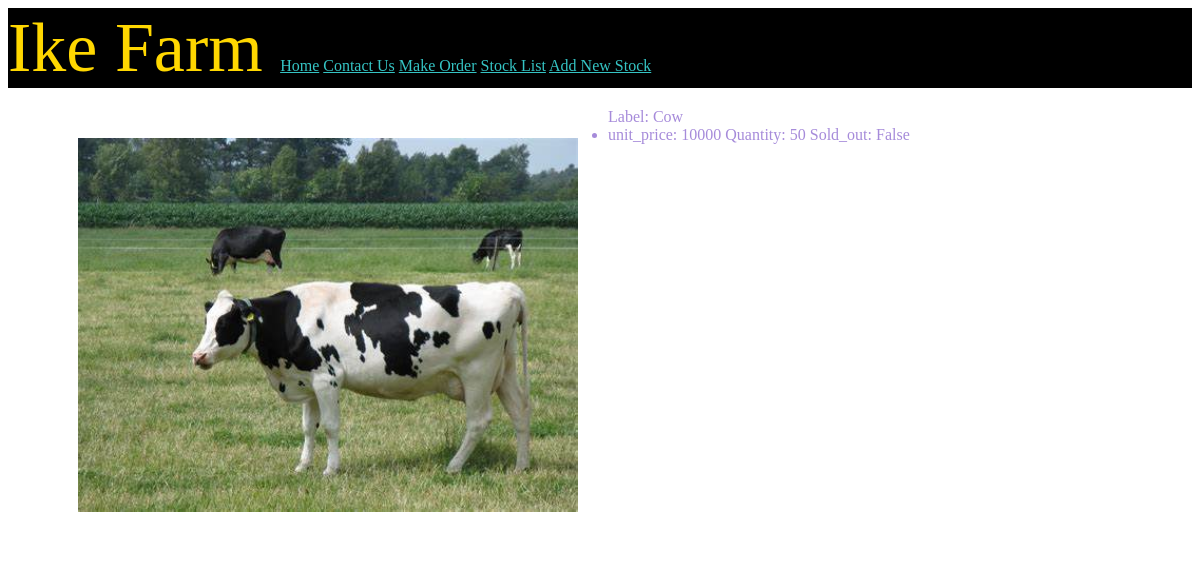
The app's page /stock_detail/12 with its own data.
### livestock/models.py (models this page shows)
class stock(models.Model):
    label = models.fields.CharField(max_length=50)
    unit_price = models.fields.CharField(max_length=10)
    quantity = models.fields.IntegerField()
    image = models.ImageField(upload_to='media/', blank=True, null=True)
    sold_out = models.fields.BooleanField()

### livestock/views.py (the view)
# urls.py: path('stock_detail/<int:id>',views.stock_detail,name='stock-detail'),
def stock_detail(request,id):
    Stock = stock.objects.get(id=id)
    return render(request,'livestock/stock_detail.html',{'Stock':Stock})

### livestock/templates/livestock/stock_detail.html
{% extends 'livestock/hello.html' %}
{% block content %}
<div>
<ul>
{% if Stock.image %}
    <h2><img src="{{ Stock.image.url}}" width=500></h2>
{% endif %}
    <l1>Label: {{Stock.label}}</l1>
<li>unit_price: {{Stock.unit_price}}</l1>
<l1>Quantity: {{Stock.quantity}}</l1>
<l1>Sold_out: {{Stock.sold_out}}</l1>
</ul>
</div>
{% endblock %}

### static/css/styles.css (style rules this page uses)
body { color: rgb(166, 139, 218); background-color: white; }
h2 { color:rgb(255, 8, 0); }
img { float: left; padding: 30px; }

### records on screen
stock: image (picture), label "Cow", unit_price "10000", quantity "50", sold_out "False"
